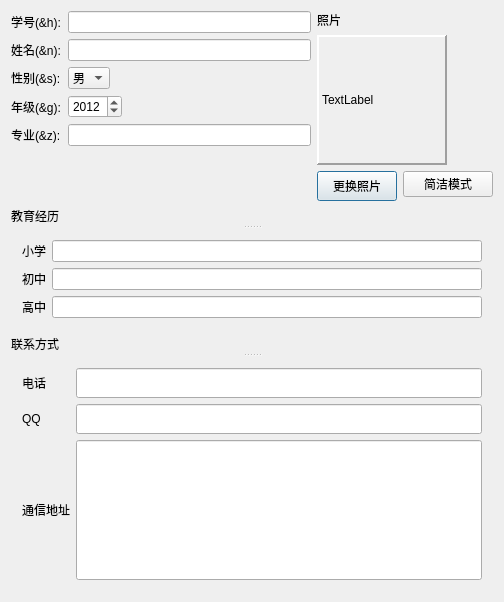
<?xml version="1.0" encoding="UTF-8"?>
<ui version="4.0">
 <class>MyLayout</class>
 <widget class="QDialog" name="MyLayout">
  <property name="geometry">
   <rect>
    <x>0</x>
    <y>0</y>
    <width>491</width>
    <height>630</height>
   </rect>
  </property>
  <property name="windowTitle">
   <string>MyLayout</string>
  </property>
  <layout class="QGridLayout" name="gridLayout_9">
   <property name="sizeConstraint">
    <enum>QLayout::SetFixedSize</enum>
   </property>
   <item row="0" column="0">
    <layout class="QFormLayout" name="formLayout">
     <property name="fieldGrowthPolicy">
      <enum>QFormLayout::ExpandingFieldsGrow</enum>
     </property>
     <property name="horizontalSpacing">
      <number>7</number>
     </property>
     <item row="0" column="0">
      <widget class="QLabel" name="label">
       <property name="text">
        <string>学号(&amp;h):</string>
       </property>
      </widget>
     </item>
     <item row="0" column="1">
      <widget class="QLineEdit" name="lineEdit"/>
     </item>
     <item row="1" column="0">
      <widget class="QLabel" name="label_2">
       <property name="text">
        <string>姓名(&amp;n):</string>
       </property>
      </widget>
     </item>
     <item row="1" column="1">
      <widget class="QLineEdit" name="lineEdit_2">
       <property name="alignment">
        <set>Qt::AlignRight|Qt::AlignTrailing|Qt::AlignVCenter</set>
       </property>
      </widget>
     </item>
     <item row="2" column="0">
      <widget class="QLabel" name="label_3">
       <property name="text">
        <string>性别(&amp;s):</string>
       </property>
      </widget>
     </item>
     <item row="2" column="1">
      <widget class="QComboBox" name="comboBox">
       <item>
        <property name="text">
         <string>男</string>
        </property>
       </item>
       <item>
        <property name="text">
         <string>女</string>
        </property>
       </item>
      </widget>
     </item>
     <item row="3" column="0">
      <widget class="QLabel" name="label_4">
       <property name="text">
        <string>年级(&amp;g):</string>
       </property>
      </widget>
     </item>
     <item row="3" column="1">
      <widget class="QSpinBox" name="spinBox">
       <property name="minimum">
        <number>1900</number>
       </property>
       <property name="maximum">
        <number>2099</number>
       </property>
       <property name="value">
        <number>2012</number>
       </property>
      </widget>
     </item>
     <item row="4" column="0">
      <widget class="QLabel" name="label_5">
       <property name="text">
        <string>专业(&amp;z):</string>
       </property>
      </widget>
     </item>
     <item row="4" column="1">
      <widget class="QLineEdit" name="lineEdit_3"/>
     </item>
    </layout>
   </item>
   <item row="0" column="1">
    <layout class="QFormLayout" name="formLayout_3">
     <item row="0" column="0">
      <widget class="QLabel" name="label_14">
       <property name="text">
        <string>照片</string>
       </property>
      </widget>
     </item>
     <item row="1" column="0" colspan="2">
      <widget class="QLabel" name="label_15">
       <property name="enabled">
        <bool>true</bool>
       </property>
       <property name="sizePolicy">
        <sizepolicy hsizetype="Fixed" vsizetype="Fixed">
         <horstretch>0</horstretch>
         <verstretch>0</verstretch>
        </sizepolicy>
       </property>
       <property name="minimumSize">
        <size>
         <width>130</width>
         <height>130</height>
        </size>
       </property>
       <property name="frameShape">
        <enum>QFrame::Panel</enum>
       </property>
       <property name="frameShadow">
        <enum>QFrame::Raised</enum>
       </property>
       <property name="lineWidth">
        <number>2</number>
       </property>
       <property name="text">
        <string>TextLabel</string>
       </property>
      </widget>
     </item>
     <item row="2" column="0">
      <widget class="QPushButton" name="pushButton">
       <property name="minimumSize">
        <size>
         <width>70</width>
         <height>30</height>
        </size>
       </property>
       <property name="text">
        <string>更换照片</string>
       </property>
      </widget>
     </item>
     <item row="2" column="1">
      <widget class="QPushButton" name="pushButton_2">
       <property name="minimumSize">
        <size>
         <width>90</width>
         <height>0</height>
        </size>
       </property>
       <property name="text">
        <string>简洁模式</string>
       </property>
       <property name="checkable">
        <bool>false</bool>
       </property>
      </widget>
     </item>
    </layout>
   </item>
   <item row="1" column="0" colspan="2">
    <widget class="QSplitter" name="splitter">
     <property name="orientation">
      <enum>Qt::Vertical</enum>
     </property>
     <widget class="QLabel" name="label_13">
      <property name="text">
       <string>教育经历</string>
      </property>
     </widget>
     <widget class="QWidget" name="gridLayoutWidget">
      <layout class="QGridLayout" name="gridLayout">
       <property name="sizeConstraint">
        <enum>QLayout::SetFixedSize</enum>
       </property>
       <item row="1" column="0">
        <widget class="QLabel" name="label_7">
         <property name="text">
          <string>初中</string>
         </property>
        </widget>
       </item>
       <item row="2" column="0">
        <widget class="QLabel" name="label_8">
         <property name="text">
          <string>高中</string>
         </property>
        </widget>
       </item>
       <item row="0" column="0">
        <widget class="QLabel" name="label_6">
         <property name="sizePolicy">
          <sizepolicy hsizetype="Fixed" vsizetype="Fixed">
           <horstretch>0</horstretch>
           <verstretch>0</verstretch>
          </sizepolicy>
         </property>
         <property name="text">
          <string>小学</string>
         </property>
        </widget>
       </item>
       <item row="0" column="1">
        <widget class="QLineEdit" name="lineEdit_4">
         <property name="sizePolicy">
          <sizepolicy hsizetype="Minimum" vsizetype="Minimum">
           <horstretch>0</horstretch>
           <verstretch>0</verstretch>
          </sizepolicy>
         </property>
         <property name="minimumSize">
          <size>
           <width>430</width>
           <height>20</height>
          </size>
         </property>
        </widget>
       </item>
       <item row="1" column="1">
        <widget class="QLineEdit" name="lineEdit_5">
         <property name="sizePolicy">
          <sizepolicy hsizetype="Minimum" vsizetype="Minimum">
           <horstretch>0</horstretch>
           <verstretch>0</verstretch>
          </sizepolicy>
         </property>
         <property name="minimumSize">
          <size>
           <width>430</width>
           <height>20</height>
          </size>
         </property>
        </widget>
       </item>
       <item row="2" column="1">
        <widget class="QLineEdit" name="lineEdit_6">
         <property name="sizePolicy">
          <sizepolicy hsizetype="Minimum" vsizetype="Minimum">
           <horstretch>0</horstretch>
           <verstretch>0</verstretch>
          </sizepolicy>
         </property>
         <property name="minimumSize">
          <size>
           <width>430</width>
           <height>20</height>
          </size>
         </property>
        </widget>
       </item>
      </layout>
     </widget>
    </widget>
   </item>
   <item row="2" column="0" colspan="2">
    <widget class="QSplitter" name="splitter_2">
     <property name="orientation">
      <enum>Qt::Vertical</enum>
     </property>
     <widget class="QLabel" name="label_12">
      <property name="text">
       <string>联系方式</string>
      </property>
     </widget>
     <widget class="QWidget" name="layoutWidget">
      <layout class="QGridLayout" name="gridLayout_2">
       <item row="0" column="0">
        <widget class="QLabel" name="label_9">
         <property name="text">
          <string>电话</string>
         </property>
        </widget>
       </item>
       <item row="0" column="1">
        <widget class="QLineEdit" name="lineEdit_7">
         <property name="minimumSize">
          <size>
           <width>400</width>
           <height>30</height>
          </size>
         </property>
        </widget>
       </item>
       <item row="1" column="0">
        <widget class="QLabel" name="label_10">
         <property name="text">
          <string>QQ</string>
         </property>
        </widget>
       </item>
       <item row="1" column="1">
        <widget class="QLineEdit" name="lineEdit_8">
         <property name="minimumSize">
          <size>
           <width>400</width>
           <height>30</height>
          </size>
         </property>
        </widget>
       </item>
       <item row="2" column="0">
        <widget class="QLabel" name="label_11">
         <property name="text">
          <string>通信地址</string>
         </property>
        </widget>
       </item>
       <item row="2" column="1">
        <widget class="QLineEdit" name="lineEdit_9">
         <property name="minimumSize">
          <size>
           <width>400</width>
           <height>140</height>
          </size>
         </property>
        </widget>
       </item>
      </layout>
     </widget>
    </widget>
   </item>
  </layout>
 </widget>
 <layoutdefault spacing="6" margin="11"/>
 <resources/>
 <connections/>
</ui>
